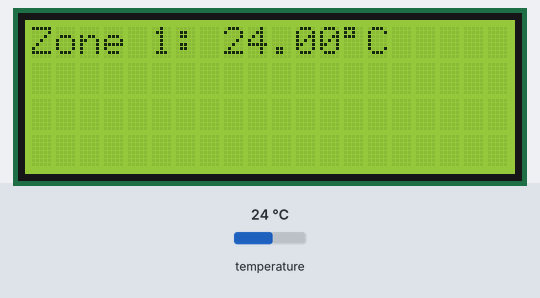
A sketch run on a simulated Arduino Uno, built with avr-gcc and run on an emulated ATmega328P. Shown: 20×4 character LCD. The test bench sets the inputs (shaded band); at power-on: temperature 24 °C. The local clock reads 2024-03-15 10:24:30 at power-on unless the sketch sets it; the modem accepts every AT command (registered, SIM ready, sends succeed) and sends nothing else; what the sketch prints to the serial monitor is not drawn.

Above: at 13.7 s.
13.8 s: temperature set to 12 °C
At 21.0 s:
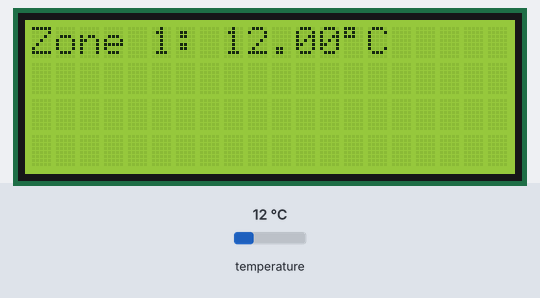
21.3 s: temperature set to 19 °C
30.0 s: temperature set to 28 °C
At 32.2 s:
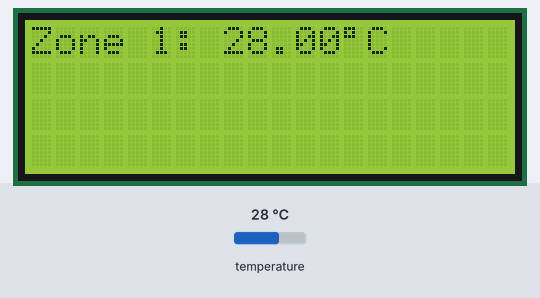
Timing chart, 0 to 33.7 s (numbered marks = the images above; inputs shaded):
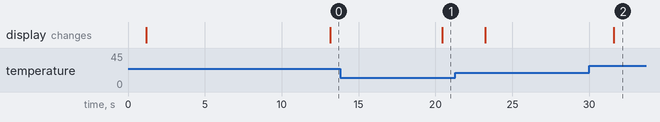

Measured:
- after the input at 13.8 s, the display: changes after 6.7 s (image 1)
- after the input at 30.0 s, the display: changes after 1.6 s (image 2)

The sketch:

Makuyu_Farm.ino
```cpp
//#include "DHT.h"
//#include <Wire.h>
//#include <LiquidCrystal_I2C.h>
#include <OneWire.h>
#include <DallasTemperature.h>
#include <SoftwareSerial.h> //including software serial library
#include <DS3231.h>
// #include <Adafruit_FONA.h>
#include <LiquidCrystal.h>

#define DHTPIN 9     // Digital pin connected to the DHT sensor
#define DHTPIN_1 8     // Digital pin connected to the DHT sensor
#define DHTTYPE DHT22   // DHT 22  (AM2302), AM2321

#define FONA_RX A3
#define FONA_TX A2
// #define FONA_RST 7

SoftwareSerial sim800l(FONA_TX, FONA_RX); // create a constructor of SoftwareSerial
// Adafruit_FONA SIM800 = Adafruit_FONA(FONA_RST);

// char http_cmd[80];
// char url_string[] = "api.thingspeak.com/update.json?api_key=MVEE68WLO22F1PQ3&field1";
// double atm_pressure = 0;
// char atm_pressure_string[200];
// int8_t net_status;

// boolean gprs_on = false;
// boolean tcp_on = false;

//LiquidCrystal_I2C lcd(0x27, 2, 1, 0, 4, 5, 6, 7, 3, POSITIVE);
const int rs = 2, en = 3, d4 = 4, d5 = 5, d6 = 6, d7 = 7;
LiquidCrystal lcd(rs, en, d4, d5, d6, d7);

#define ONE_WIRE_BUS A0 // Data wire is plugged into port 9 on the Arduino
#define precision 12 // OneWire precision Dallas Sensor
#define NUM_OF_SENSORS 9 //Number of connected sensors
int8_t sen_number = 0; // Counter of Dallas sensors

OneWire oneWire(ONE_WIRE_BUS);
DallasTemperature sensors(&oneWire); // Pass our oneWire reference to Dallas Temperature.
DeviceAddress T[NUM_OF_SENSORS]; // arrays to hold device addresses
float temp[NUM_OF_SENSORS];

//DHT dht(DHTPIN, DHTTYPE);
//DHT dht_1(DHTPIN_1, DHTTYPE);
//static float hum[3];

DS3231  rtc(SDA, SCL);

int count=0, countTwo=0;

//#define relayPin  8

void SystemInit()      //Function to Send Message
{
  Serial.println("System Restart");

  sim800l.println("AT+CMGF=1");    //Sets the GSM Module in Text Mode

  delay(1000);

  sim800l.println("AT+CMGS=\"+254721460975\"\r"); // Replace x with mobile number

  delay(1000);

  sim800l.println("System Restart"); // The SMS text you want to send

  delay(100);

  sim800l.println((char)26);// ASCII code of CTRL+Z

  delay(1000);
}
void setup() {
  // put your setup code here, to run once:
  Serial.begin(9600);
  lcd.begin(20, 4);
//  lcd.backlight();//To Power ON the back light
//  dht.begin();
//  dht_1.begin();
  rtc.begin();

  Serial.println("Dallas Temperature IC Control Library");
  // Start up the library
  sensors.begin();
  // locate devices on the bus
  Serial.print("Found: ");
  Serial.print(sensors.getDeviceCount(), DEC);
  Serial.println(" Devices.");
  // report parasite power requirements
  Serial.print("Parasite power is: ");
  if (sensors.isParasitePowerMode()) Serial.println("ON");
  else Serial.println("OFF");
  // Search for devices on the bus and assign based on an index.
  for(int i=0; i<sensors.getDeviceCount();i++)
  {
    if (!sensors.getAddress(T[i], i))
    {
      Serial.print("Not Found Sensor ");
      Serial.println(i+1);
    }
  }
  // show the addresses we found on the bus
  for (int k =0; k < sensors.getDeviceCount(); k++) {
    Serial.print("Sensor "); Serial.print(k+1);
    Serial.print(" Address: ");
    printAddress(T[k]); Serial.println();
  }
  // set the resolution to 12 bit per device
  for(int i=0;i<sensors.getDeviceCount();i++)
  {
    sensors.setResolution(T[i], precision);
  }

  for (int k =0; k < sensors.getDeviceCount(); k++) {
    Serial.print("Sensor "); Serial.print(k+1);
    Serial.print(" Resolution: ");
    Serial.print(sensors.getResolution(T[k]), DEC); Serial.println();
  }

//  lcd.setCursor(0,0);
//  lcd.print("A&A LTD");

  // SIM800L GSM Module Initialization
  sim800l.begin(9600);   // Setting the baud rate of GSM Module
  while(!sim800l.available()){
   sim800l.println("AT");
   delay(1000);
   Serial.println("Connecting...");
   lcd.setCursor(0,0);
   lcd.print("Connecting...");
  }
  Serial.println("Connected!");
  sim800l.println("AT+CMGDA=\"DEL ALL\"");
  delay(2000);
  sim800l.println("AT+CMGF=1"); // Configuring TEXT mode
  delay(1000);
  sim800l.println("AT+CNMI=1,2,0,0,0"); // Decides how newly arrived SMS
  delay(1000);
   sim800l.println("AT+CMGL=\"REC UNREAD\""); // Read Unread Messages
  SystemInit();
  delay(2000);

//  pinMode(relayPin, OUTPUT);
}

// function to print a device address
void printAddress(DeviceAddress deviceAddress)
{
  for (uint8_t i = 0; i < 8; i++)
  {
    // zero pad the address if necessary
    if (deviceAddress[i] < 16) Serial.print("0");
    Serial.print(deviceAddress[i], HEX);
  }
}
// function to print the temperature for a device
void printTemperature(DeviceAddress deviceAddress)
{
  float tempC = sensors.getTempC(deviceAddress);
  Serial.print("Temp : ");
  Serial.print(tempC);
  Serial.print(" Celcius degres ");
}


void printData(DeviceAddress deviceAddress)
{
  Serial.print("Device Address: ");
  printAddress(deviceAddress);
  Serial.print(" ");
  printTemperature(deviceAddress);
  Serial.println();
}

void loop() {
  // put your main code here, to run repeatedly:
//  sim800l.println("AT+CMGF=1");    //Sets the GSM Module in Text Mode
  delay(2000);
//  lcd.clear();
  // sendValuesToThingSpeak();
  //  extractorFanCtrl();
  readTemp();
//  readHumidityValue();
//  readHumidityValue_1();
  if(sim800l.available())
  {
    delay(1000);
    readTextMessage();
  }
  sendAlert();
}

void readTemp(){
  // call sensors.requestTemperatures() to issue a global temperature request to all devices on the bus
  sensors.requestTemperatures();
  // print the device information
  //Remember to update the number of sensors.
  for (int k =0; k < sensors.getDeviceCount(); k++) {
    Serial.print("Sensor "); Serial.print(k+1); Serial.print(" ");
    printData(T[k]);
  }
  for(int i = 0; i<sensors.getDeviceCount(); i++)
  {
    temp[i] = sensors.getTempC(T[i]);
    if(temp[i] != -127.00)
    {
      lcd.setCursor(0,i);
      lcd.print("Zone ");
      lcd.print(i+1);
      lcd.print(": ");
      lcd.print(temp[i]); lcd.write((char)223); lcd.print("C ");
//      i++;
//      if(i == sensors.getDeviceCount())break;
//      temp[i] = sensors.getTempC(T[i]);
//      if(temp[i] != -127.00)
//      {
//        lcd.setCursor(0,1);
//        lcd.print("Zone ");
//        lcd.print(i+1);
//        lcd.print(": ");
//        lcd.print(temp[i]); lcd.write((char)223); lcd.print("C ");
//      }
//      delay(2000);
    }
  }
}

//void readHumidityValue(){
//    // Wait a few seconds between measurements.
//  delay(2000);
//  //  lcd.setCursor(0,3);
//  //  lcd.print("                ");
//  // Reading temperature or humidity takes about 250 milliseconds!
//  // Sensor readings may also be up to 2 seconds 'old' (its a very slow sensor)
//  hum[0] = dht.readHumidity();
//  // Check if any reads failed and exit early (to try again).
//  if (isnan(hum[0])) {
//    Serial.println(F("Failed to read from DHT sensor!"));
//    return;
//  }
//
//  if(!(isnan(hum[0])))
//  {
//    Serial.print(F("Humidity: "));
//    Serial.print(hum[0]);
//    Serial.println(F("%"));
//    lcd.setCursor(0,2);
//    lcd.print("Hum 1 : ");
//    lcd.print(hum[0]);
//    lcd.print("% ");
//  }
//}
//
//void readHumidityValue_1(){
//    // Wait a few seconds between measurements.
//  delay(2000);
//  //  lcd.setCursor(0,3);
//  //  lcd.print("                ");
//    // Reading temperature or humidity takes about 250 milliseconds!
//    // Sensor readings may also be up to 2 seconds 'old' (its a very slow sensor)
//    hum[1] = dht_1.readHumidity();
//  // Check if any reads failed and exit early (to try again).
//  if (isnan(hum[1])) {
//    Serial.println(F("Failed to read from DHT_1 sensor!"));
//    return;
//  }
//  if(!(isnan(hum[1])))
//  {
//    Serial.print(F("Humidity_1: "));
//    Serial.print(hum[1]);
//    Serial.println(F("%"));
//    lcd.setCursor(0,3);
//    lcd.print("Hum 2 : ");
//    lcd.print(hum[1]);
//    lcd.print("% ");
//  }
//
//}

//void extractorFanCtrl()
//{
//  int ave_hum = 0;
//  ave_hum = (hum[0]+hum[1])/2;
//  if(ave_hum >= 80)
//  {
//    digitalWrite(relayPin, LOW); //The relay module is active low
//  }
//  else if (ave_hum <= 60)
//  {
//    digitalWrite(relayPin, HIGH);
//  }
//}

void ClientRequest()
{
  Serial.println("Sending Text...");
  sim800l.print("AT+CMGF=1\n"); // Set the shield to SMS mode
  delay(1000);
  sim800l.print("AT+CMGS=\"+254726360279\"\n");
  delay(1000);
  SendTextMessage();
  delay(10000);

//  sim800l.print("AT+CMGF=1\n"); // Set the shield to SMS mode
//  delay(1000);
//  sim800l.print("AT+CMGS=\"+254736184663\"\n");
//  delay(1000);
//  SendTextMessage();

}

void ClientTwoRequest()
{
  Serial.println("Sending Text...");
  sim800l.print("AT+CMGF=1\n"); // Set the shield to SMS mode
  delay(1000);
  sim800l.print("AT+CMGS=\"+254722729766\"\n");
  delay(1000);
  SendTextMessage();
  delay(10000);
}

void SystemCheck()
{
    Serial.println("Sending Text...");
    sim800l.print("AT+CMGF=1\n"); // Set the shield to SMS mode
    delay(1000);
    sim800l.print("AT+CMGS=\"+254728480518\"\n");
    delay(1000);
    SendTextMessage();
  //  sim800l.print("This is a Test text message from SIM800L "); //the content of the message

}
void SendTextMessage()
{
  for(int i = 0; i<sensors.getDeviceCount(); i++)
  {
    if(temp[i] != -127.00)
    {
      sim800l.print("Zone "); //the content of the message
      sim800l.print(i+1);
      sim800l.print(": ");
      sim800l.print(temp[i]);
//      sim800l.print((char)177);
      sim800l.print(" Celsius\n");
    }
  }
//  if (!(isnan(hum[0]))) {
//    sim800l.print("Humidity 1: "); //the content of the message
//    sim800l.print(hum[0]); //the content of the message
//    sim800l.println("%");
//  }
//  if (!(isnan(hum[1]))) {
//   sim800l.print("Humidity 2: "); //the content of the message
//   sim800l.print(hum[1]); //the content of the message
//   sim800l.println("%");
//  }
  sim800l.print("\n");
  delay(1000);
  sim800l.print((char)26);//the ASCII code of the ctrl+z is 26 (required according to the datasheet)
  delay(1000);
}
void readTextMessage()
{
    // char incomingByte;
    String inputString;
    // delay(1000);   // Serial Buffer
    while(sim800l.available()){
    inputString = sim800l.readString();
    // inputString += incomingByte;
   }
   delay(500);

   Serial.println(inputString);
   inputString.toUpperCase(); // Uppercase the Received Message

   //Send text message
   if (inputString.indexOf("CHECK") > -1)
   {
      ClientRequest();
      // inputString ="";
   }

   if (inputString.indexOf("READ") > -1)
   {
      SystemCheck();
      // inputString ="";
   }

   if (inputString.indexOf("REQUEST") > -1)
   {
      ClientTwoRequest();
      // inputString ="";
   }

   delay(2000);
   //Delete Messages & Save Memory
   if (inputString.indexOf("OK") == -1)
  {
   sim800l.println("AT+CMGDA=\"DEL ALL\"");
   delay(2000);
  }
  inputString ="";
}

void sendAlert(){
  // Get data from the DS3231
  Time  t;
  t = rtc.getTime();
  int rem = t.min%30;
  Serial.println(rtc.getTimeStr());
//  lcd.setCursor(12,0);
//  lcd.print(rtc.getTimeStr());
  if(rem==0 && count ==0){
    //activate relay
    ClientRequest();
    count++;
  }
  else if(rem>0)
  {
    count=0;
  }
//B

}
```
